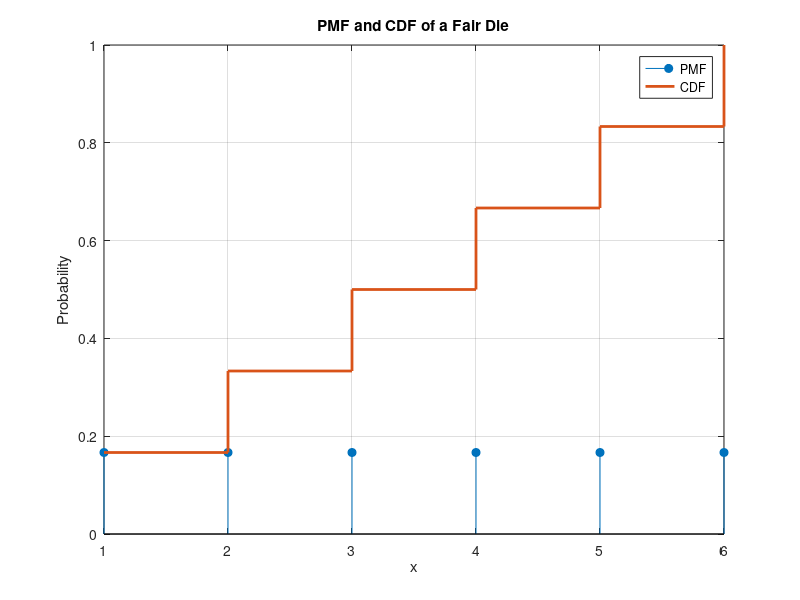

Source code (MATLAB):
% Possible outcomes
x = 1:6;

% Probability Mass Function
pmf = ones(1,6) / 6;

% Cumulative Distribution Function
cdf = cumsum(pmf);

figure

% PMF
stem(x, pmf, 'filled')
hold on

% CDF
stairs(x, cdf, 'LineWidth', 2)
    
xlabel('x')
ylabel('Probability')
title('PMF and CDF of a Fair Die')
legend('PMF','CDF')
grid on
